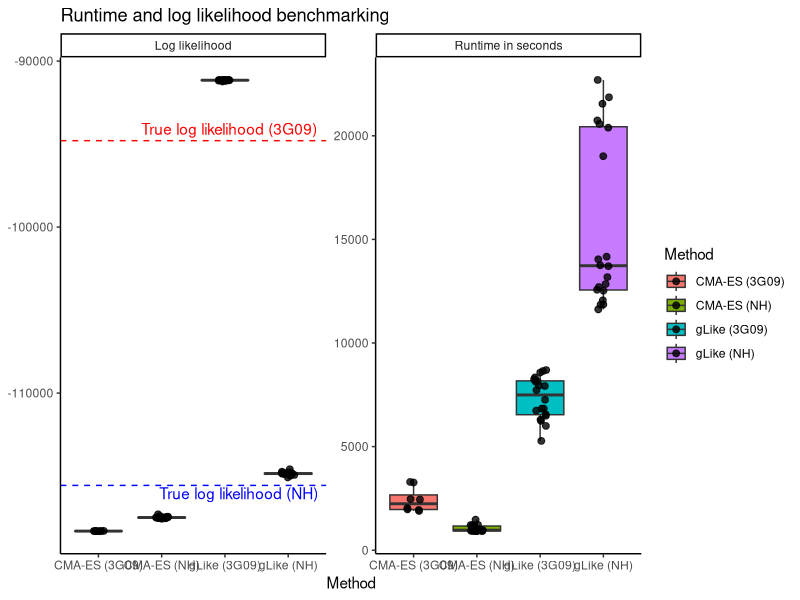
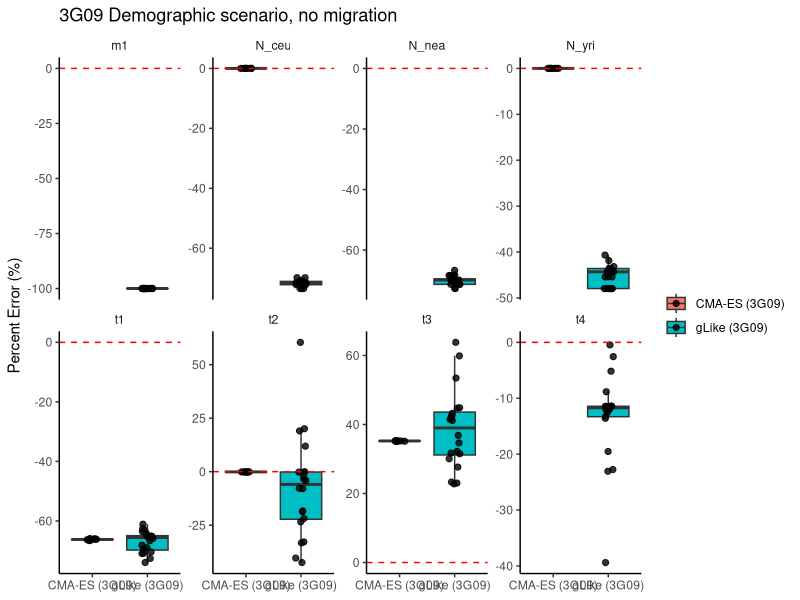
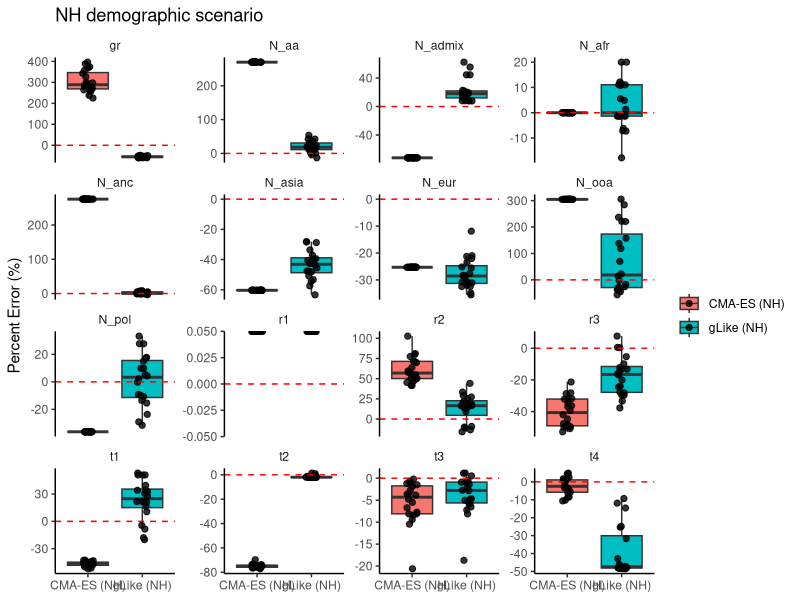
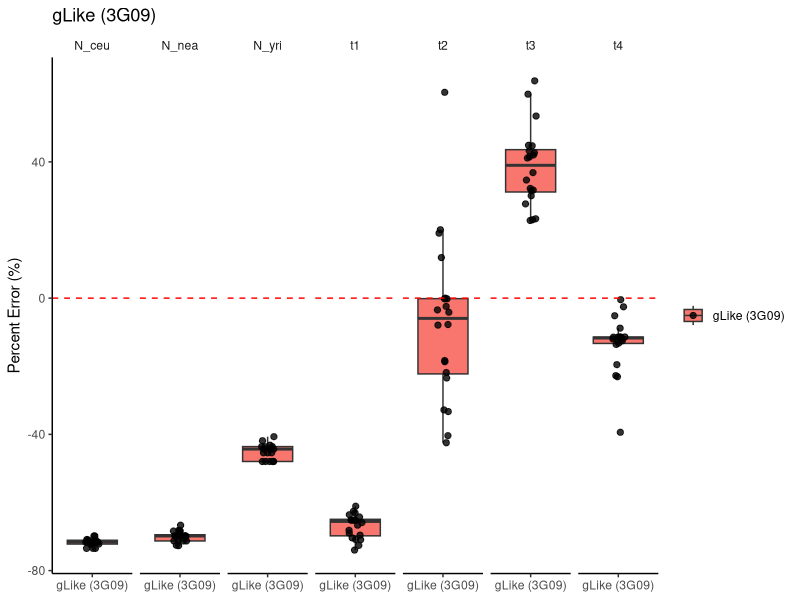

Write R code to recreate these figures, in order. (Note: this script raises an error after producing the figures.)
# benchmark botplots
setwd(dirname(rstudioapi::getActiveDocumentContext()$path))

library(ggplot2)
library(tidyr)
library(dplyr)
library(stringr)

# loglik_data = read.csv('../opt_results_glike_true_rep/benchmarks.csv')
# loglik_data
# 
# plot_data <- loglik_data |>
#   pivot_longer(
#     cols = c(logp, true),
#     names_to = "type",
#     values_to = "value"
#   )
# 
# ggplot(plot_data, aes(x = type, y = value, fill = type)) +
#   geom_boxplot() +
#   geom_jitter(
#     color='black',
#     width = 0.0,
#     size = 2,
#     alpha = 0.8
#   ) +  
#   facet_wrap(
#     ~ NUM_TREES,
#     nrow = 1,
#     scales = "free_y"
#   ) +
#   scale_fill_manual(
#     values = c("logp" = "#1f77b4", "true" = "#ff7f0e"),
#     labels = c("logp" = "logp_x", "true" = "logp_true")
#   ) +
#   labs(
#     x = NULL,
#     y = "Log Probability",
#     fill = NULL
#   ) +
#   theme_classic() +
#   theme(
#     legend.position = "right"
#   )
# 
# init_true = read.csv('../opt_results_glike_true_rep/params.csv')
# init_arbitrary = read.csv('../opt_results_glike_arbitrary_rep/params.csv')
# 
# plot_param <- function(param, true_param = NULL) {
# 
#   # Combine the two datasets
#   plot_data <- bind_rows(
#     init_true |>
#       select(NUM_TREES, all_of(param)) |>
#       rename(value = all_of(param)) |>
#       mutate(initialization = "init_true"),
# 
#     init_arbitrary |>
#       select(NUM_TREES, all_of(param)) |>
#       rename(value = all_of(param)) |>
#       mutate(initialization = "init_arbitrary")
#   ) |>
#     mutate(
#       percent_error = ((value - true_param) / true_param) * 100
#     )
# 
#   ggplot(
#     plot_data,
#     aes(
#       x = initialization,
#       y = percent_error,
#       fill = initialization
#     )
#   ) +
#     geom_boxplot(
#       position = position_dodge(width = 0.8)
#     ) +
#     facet_wrap(
#       ~ NUM_TREES,
#       nrow = 1
#     ) +
#     scale_fill_manual(
#       values = c(
#         "init_true" = "#1f77b4",
#         "init_arbitrary" = "#ff7f0e"
#       ),
#       labels = c(
#         "init_true" = "True",
#         "init_arbitrary" = "Arbitrary"
#       )
#     ) +
#     labs(
#       x = NULL,
#       y = "Percent Error (%)",
#       fill = NULL,
#       title = 'Initial values'
#     ) +
#     geom_hline(
#       yintercept = 0,
#       linetype = "dashed",
#       color = "red"
#     ) +
#     theme_classic() +
#     theme(
#       legend.position = "right",
#       axis.text.x = element_blank(),
#       axis.ticks.x = element_blank()
#     ) + 
#     scale_y_continuous(limits = NULL)
# }
#         x_true = {'t1':19, 't2':411, 't3':1040, 't4':2004, 'r1':0.0, 
#                   'r2':0.198, 'r3':0.334, 'N_admix':35682, 'N_afr':10000, 
#                   'N_eur':13388, 'N_asia':25234, 'N_pol':15695, 'N_aa':2702, 
#                  'N_ooa':2470, 'N_anc':2665, 'gr':0.078}

# plot_param("t1", true_param=19) + ggtitle('Parameter = t1')
# plot_param("t2", true_param=411) + ggtitle('Parameter = t2')
# plot_param("t3", true_param=1040) + ggtitle('Parameter = t3')
# plot_param("t4", true_param=2004) + ggtitle('Parameter = t4')
# plot_param("r1", true_param=0.01) + ggtitle('Parameter = r1, NOTE: TRUE VALUE = 0, set to 0.01 for plot')
# plot_param("r2", true_param=0.198) + ggtitle('Parameter = r2')
# plot_param("r3", true_param=0.334) + ggtitle('Parameter = r3')
# plot_param("N_admix", true_param=35682) + ggtitle('Parameter = N_admix')
# plot_param("N_afr", true_param=10000) + ggtitle('Parameter = N_afr')
# plot_param("N_eur", true_param=13388) + ggtitle('Parameter = N_eur')
# plot_param("N_asia", true_param=25234) + ggtitle('Parameter = N_asia')
# plot_param("N_pol", true_param=15695) + ggtitle('Parameter = N_pol')
# plot_param("N_aa", true_param=2702) + ggtitle('Parameter = N_aa')
# plot_param("N_ooa", true_param=2470) + ggtitle('Parameter = N_ooa')
# plot_param("N_anc", true_param=2665) + ggtitle('Parameter = N_anc')
# plot_param("gr", true_param=0.078) + ggtitle('Parameter = gr')

## 3G09
# gLike_3G09_benchmarks = read.csv('../opt_results_glike_3G09/benchmarks.csv')
# gLike_3G09_params = read.csv('../opt_results_glike_3G09/params.csv')
# CMA_ES_3G09_benchmarks = read.csv('../opt_results_CMA_ES_3G09/benchmarks.csv')
# CMA_ES_3G09_params = read.csv('../opt_results_CMA_ES_3G09/params.csv')

gLike_3G09_benchmarks = read.csv('../opt_results_glike_3G09_no_m1/benchmarks.csv')
gLike_3G09_params = read.csv('../opt_results_glike_3G09_no_m1/params.csv')
CMA_ES_3G09_benchmarks = read.csv('../opt_results_CMA_ES_3G09_no_m1/benchmarks.csv')
CMA_ES_3G09_params = read.csv('../opt_results_CMA_ES_3G09_no_m1/params.csv')

gLike_NH_benchmarks = read.csv('../opt_results_glike_NH/benchmarks.csv')
gLike_NH_params = read.csv('../opt_results_glike_NH/params.csv')
CMA_ES_NH_benchmarks = read.csv('../opt_results_CMA_ES_NH/benchmarks.csv')
CMA_ES_NH_params = read.csv('../opt_results_CMA_ES_NH/params.csv')


true_logp_3G09 = gLike_3G09_benchmarks$true[1]
true_logp_NH = CMA_ES_NH_benchmarks$true[1]

# Convert runtime strings such as "4h 10m 44.3s" to seconds
runtime_to_seconds <- function(x) {
  h <- as.numeric(str_extract(x, "\\d+(?:\\.\\d+)?(?=h)"))
  m <- as.numeric(str_extract(x, "\\d+(?:\\.\\d+)?(?=m)"))
  s <- as.numeric(str_extract(x, "\\d+(?:\\.\\d+)?(?=s)"))
  
  h[is.na(h)] <- 0
  m[is.na(m)] <- 0
  s[is.na(s)] <- 0
  
  h * 3600 + m * 60 + s
}

benchmark_data <- bind_rows(
  gLike_3G09_benchmarks |>
    mutate(
      Method = "gLike (3G09)",
      runtime = runtime_to_seconds(runtime)
    ),
  
  CMA_ES_3G09_benchmarks |>
    mutate(
      Method = "CMA-ES (3G09)",
      runtime = runtime_to_seconds(runtime)
    ),
  gLike_NH_benchmarks |>
    mutate(
      Method = "gLike (NH)",
      runtime = runtime_to_seconds(runtime)
    ),
  CMA_ES_NH_benchmarks |>
    mutate(
      Method = "CMA-ES (NH)",
      runtime = runtime_to_seconds(runtime)
    )
) |>
  pivot_longer(
    cols = c(runtime, logp),
    names_to = "metric",
    values_to = "value"
  )

# ggplot(
#   benchmark_data,
#   aes(x = Method, y = value, fill = Method)
# ) +
#   geom_boxplot(outlier.shape = NA) +
#   geom_jitter(
#     width = 0.1,
#     size = 2,
#     alpha = 0.8
#   ) +
#   facet_wrap(
#     ~ metric,
#     scales = "free_y",
#     labeller = as_labeller(c(
#       runtime = "Runtime in seconds",
#       logp = "Log likelihood"
#     ))
#   ) +
#   theme_classic() +
#   theme(
#     legend.position = "right"
#   ) +
#   ggtitle('Runtime') +
#   labs(y = NULL)
  

ggplot(
  benchmark_data,
  aes(x = Method, y = value, fill = Method)
) +
  geom_boxplot(outlier.shape = NA) +
  geom_jitter(
    width = 0.1,
    size = 2,
    alpha = 0.8
  ) +
  facet_wrap(
    ~ metric,
    scales = "free_y",
    labeller = as_labeller(c(
      runtime = "Runtime in seconds",
      logp = "Log likelihood"
    ))
  ) +
  geom_hline(
    data = data.frame(
      metric = "logp",
      true_logp_3G09 = true_logp_3G09
    ),
    aes(yintercept = true_logp_3G09),
    color = "red",
    linetype = "dashed",
  ) +
  geom_text(
    data = data.frame(
      metric = "logp",
      true_logp_3G09 = true_logp_3G09
    ),
    aes(
      x = Inf,
      y = true_logp_3G09,
      label = "True log likelihood (3G09)"
    ),
    color = "red",
    hjust = 1.05,
    vjust = -0.5,
    inherit.aes = FALSE
  ) +
  geom_hline(
    data = data.frame(
      metric = "logp",
      true_logp_NH = true_logp_NH
    ),
    aes(yintercept = true_logp_NH),
    color = "blue",
    linetype = "dashed",
  ) +
  geom_text(
    data = data.frame(
      metric = "logp",
      true_logp_NH = true_logp_NH
    ),
    aes(
      x = Inf,
      y = true_logp_NH - 1200,
      label = "True log likelihood (NH)"
    ),
    color = "blue",
    hjust = 1.05,
    vjust = -0.5,
    inherit.aes = FALSE
  ) +
  theme_classic() +
  theme(
    legend.position = "right"
  ) +
  ggtitle('Runtime and log likelihood benchmarking') +
  labs(y = NULL)

## 3G09

# Parameter fit
# Specify the true values for each parameter
true_values_3G09 <- c(
  N_ceu = 10000,
  N_nea = 10000,
  N_yri = 10000,
  m1    = 0.029,
  t1    = 30,
  t2    = 50,
  t3    = 73.95,
  t4    = 290
)

# Combine the two datasets
param_data <- bind_rows(
  gLike_3G09_params |>
    mutate(method = "gLike (3G09)"),
  
  CMA_ES_3G09_params |>
    mutate(method = "CMA-ES (3G09)")
)

# Reshape parameters into long format and calculate percent error
plot_data <- param_data |>
  pivot_longer(
    cols = c(N_ceu, N_nea, N_yri, m1, t1, t2, t3, t4),
    names_to = "parameter",
    values_to = "value"
  ) |>
  mutate(
    true_value = true_values_3G09[parameter],
    percent_error = ((value - true_value) / true_value) * 100
  )

# Plot
ggplot(
  plot_data,
  aes(x = method, y = percent_error, fill = method)
) +
  geom_boxplot(
    outlier.shape = NA
  ) +
  geom_jitter(
    width = 0.1,
    size = 1.8,
    alpha = 0.8
  ) +
  facet_wrap(
    ~ parameter,
    ncol = 4,
    scales = "free_y"
  ) +
  geom_hline(
    yintercept = 0,
    color = "red",
    linetype = "dashed"
  ) +
  labs(
    x = NULL,
    y = "Percent Error (%)",
    fill = NULL
  ) +
  theme_classic() +
  theme(
    legend.position = "right",
    strip.background = element_blank()
  ) +
  ggtitle('3G09 Demographic scenario, no migration')

## NH

# Parameter fit
# Specify the true values for each parameter
true_values_NH <- c(
  t1 = 19,
  t2 = 411, 
  t3 = 1040,
  t4 = 2004,
  r1 = 0.0,
  r2 = 0.198,
  r3 = 0.334,
  N_admix = 35682,
  N_afr = 10000,
  N_eur = 13388,
  N_asia = 25234,
  N_pol = 15695,
  N_aa = 2702,
  N_ooa = 2470,
  N_anc = 2665,
  gr = 0.078
)

# Combine the two datasets
param_data <- bind_rows(
  gLike_NH_params |>
    mutate(method = "gLike (NH)"),
  
  CMA_ES_NH_params |>
    mutate(method = "CMA-ES (NH)")
)

# Reshape parameters into long format and calculate percent error
plot_data <- param_data |>
  pivot_longer(
    cols = c(t1, t2, t3, t4, r1, r2, r3, N_admix, N_afr, N_eur, N_asia, N_pol, N_aa, N_ooa, N_anc, gr),
    names_to = "parameter",
    values_to = "value"
  ) |>
  mutate(
    true_value = true_values_NH[parameter],
    percent_error = ((value - true_value) / true_value) * 100
  )

# Plot
ggplot(
  plot_data,
  aes(x = method, y = percent_error, fill = method)
) +
  geom_boxplot(
    outlier.shape = NA
  ) +
  geom_jitter(
    width = 0.1,
    size = 1.8,
    alpha = 0.8
  ) +
  facet_wrap(
    ~ parameter,
    ncol = 4,
    scales = "free_y"
  ) +
  geom_hline(
    yintercept = 0,
    color = "red",
    linetype = "dashed"
  ) +
  labs(
    x = NULL,
    y = "Percent Error (%)",
    fill = NULL
  ) +
  theme_classic() +
  theme(
    legend.position = "right",
    strip.background = element_blank()
  ) +
  ggtitle('NH demographic scenario')

## gLike (3G09)

param_data_gLike <- bind_rows(
  gLike_3G09_params |>
    mutate(method = "gLike (3G09)"),
)

### No migration

plot_data_gLike <- param_data_gLike |>
  pivot_longer(
    cols = c(N_ceu, N_nea, N_yri, t1, t2, t3, t4),
    names_to = "parameter",
    values_to = "value"
  ) |>
  mutate(
    true_value = true_values_3G09[parameter],
    percent_error = ((value - true_value) / true_value) * 100
  )

# Plot
ggplot(
  plot_data_gLike,
  aes(x = method, y = percent_error, fill = method)
) +
  geom_boxplot(
    outlier.shape = NA
  ) +
  geom_jitter(
    width = 0.1,
    size = 1.8,
    alpha = 0.8
  ) +
  facet_wrap(
    ~ parameter,
    nrow = 1,
  ) +
  geom_hline(
    yintercept = 0,
    color = "red",
    linetype = "dashed"
  ) +
  labs(
    x = NULL,
    y = "Percent Error (%)",
    fill = NULL
  ) +
  theme_classic() +
  theme(
    legend.position = "right",
    strip.background = element_blank()
  ) +
  ggtitle('gLike (3G09)')

## CMA-ES (3G09)

param_data_CMA_ES <- bind_rows(
  CMA_ES_3G09_params |>
    mutate(method = "CMA_ES (3G09)"),
)

plot_data_CMA_ES <- param_data_CMA_ES |>
  pivot_longer(
    cols = c(N_ceu, N_nea, N_yri, t1, t2, t3, t4),
    names_to = "parameter",
    values_to = "value"
  ) |>
  mutate(
    true_value = true_values_3G09[parameter],
    percent_error = ((value - true_value) / true_value) * 100
  )

# Plot
ggplot(
  plot_data_CMA_ES,
  aes(x = method, y = percent_error, fill = method)
) +
  geom_boxplot(
    outlier.shape = NA
  ) +
  geom_jitter(
    width = 0.1,
    size = 1.8,
    alpha = 0.8
  ) +
  facet_wrap(
    ~ parameter,
    nrow = 1,
  ) +
  geom_hline(
    yintercept = 0,
    color = "red",
    linetype = "dashed"
  ) +
  labs(
    x = NULL,
    y = "Percent Error (%)",
    fill = NULL
  ) +
  theme_classic() +
  theme(
    legend.position = "right",
    strip.background = element_blank()
  ) +
  ggtitle('CMA_ES (3G09)')

## gLike (NH)

param_data_gLike <- bind_rows(
  gLike_NH_params |>
    mutate(method = "gLike (NH)"),
)

plot_data_gLike <- param_data_gLike |>
  pivot_longer(
    cols = c(t1, t2, t3, t4, r1, r2, r3, N_admix, N_afr, N_eur, N_asia, N_pol, N_aa, N_ooa, N_anc, gr),
    names_to = "parameter",
    values_to = "value"
  ) |>
  mutate(
    true_value = true_values_NH[parameter],
    percent_error = ((value - true_value) / true_value) * 100
  )

# Plot
ggplot(
  plot_data_gLike,
  aes(x = method, y = percent_error, fill = method)
) +
  geom_boxplot(
    outlier.shape = NA
  ) +
  geom_jitter(
    width = 0.1,
    size = 1.8,
    alpha = 0.8
  ) +
  facet_wrap(
    ~ parameter,
    nrow = 1,
  ) +
  geom_hline(
    yintercept = 0,
    color = "red",
    linetype = "dashed"
  ) +
  labs(
    x = NULL,
    y = "Percent Error (%)",
    fill = NULL
  ) +
  theme_classic() +
  theme(
    legend.position = "right",
    strip.background = element_blank()
  ) +
  ggtitle('gLike (NH)')

## CMA-ES (NH)

param_data_CMA_ES <- bind_rows(
  CMA_ES_NH_params |>
    mutate(method = "CMA_ES (NH)"),
)

plot_data_CMA_ES <- param_data_CMA_ES |>
  pivot_longer(
    cols = c(t1, t2, t3, t4, r1, r2, r3, N_admix, N_afr, N_eur, N_asia, N_pol, N_aa, N_ooa, N_anc, gr),
    names_to = "parameter",
    values_to = "value"
  ) |>
  mutate(
    true_value = true_values_NH[parameter],
    percent_error = ((value - true_value) / true_value) * 100
  )

# Plot
ggplot(
  plot_data_CMA_ES,
  aes(x = method, y = percent_error, fill = method)
) +
  geom_boxplot(
    outlier.shape = NA
  ) +
  geom_jitter(
    width = 0.1,
    size = 1.8,
    alpha = 0.8
  ) +
  facet_wrap(
    ~ parameter,
    nrow = 1,
  ) +
  geom_hline(
    yintercept = 0,
    color = "red",
    linetype = "dashed"
  ) +
  labs(
    x = NULL,
    y = "Percent Error (%)",
    fill = NULL
  ) +
  theme_classic() +
  theme(
    legend.position = "right",
    strip.background = element_blank()
  ) +
  ggtitle('CMA_ES (NH)')
